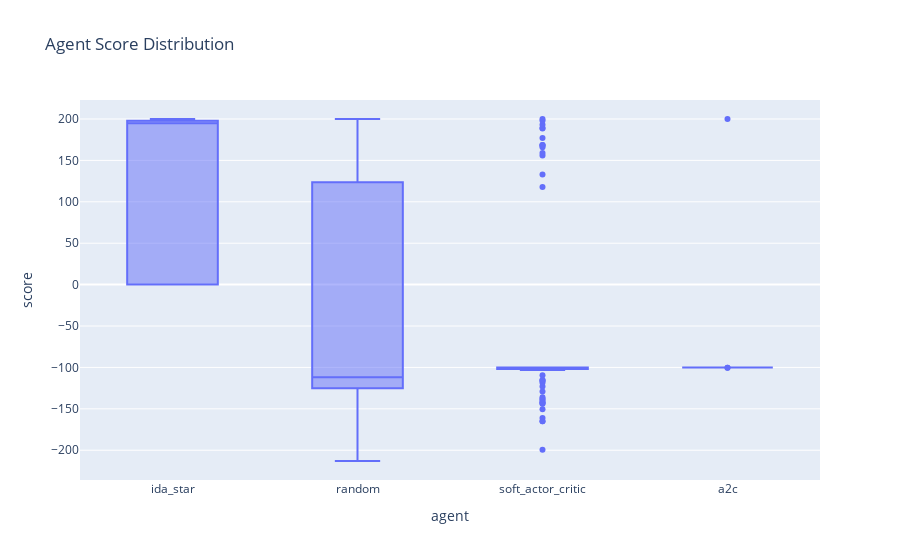

This figure's notebook cell:
### Code cell
px.box(df, x="agent", y='score', title="Agent Score Distribution")

### Figure 1 — Plotly figure (JSON) as saved in the notebook; plotly's stock layout.template omitted (floating-point values rounded to 4 significant figures; data arrays with more than 128 entries replaced by an {"elided": "..."} marker saying what was removed)
{"data": [{"alignmentgroup": "True", "hovertemplate": "agent=%{x}<br>score=%{y}<extra></extra>", "legendgroup": "", "marker": {"color": "#636efa"}, "name": "", "notched": false, "offsetgroup": "", "orientation": "v", "showlegend": false, "type": "box", "x": {"elided": "404 str values"}, "x0": " ", "xaxis": "x", "y": {"elided": "404 float values"}, "y0": " ", "yaxis": "y"}], "layout": {"boxmode": "group", "legend": {"tracegroupgap": 0}, "title": {"text": "Agent Score Distribution"}, "xaxis": {"anchor": "y", "domain": [0, 1], "title": {"text": "agent"}}, "yaxis": {"anchor": "x", "domain": [0, 1], "title": {"text": "score"}}}}
